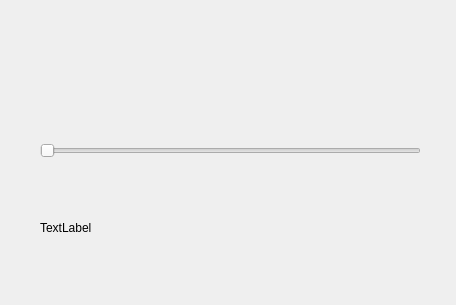
<?xml version="1.0" encoding="UTF-8"?>
<ui version="4.0">
 <class>Widget</class>
 <widget class="QWidget" name="Widget">
  <property name="geometry">
   <rect>
    <x>0</x>
    <y>0</y>
    <width>456</width>
    <height>305</height>
   </rect>
  </property>
  <property name="windowTitle">
   <string>Battery</string>
  </property>
  <widget class="QWidget" name="">
   <property name="geometry">
    <rect>
     <x>40</x>
     <y>10</y>
     <width>381</width>
     <height>281</height>
    </rect>
   </property>
   <layout class="QVBoxLayout" name="verticalLayout">
    <item>
     <widget class="Battery" name="battery" native="true"/>
    </item>
    <item>
     <widget class="QSlider" name="horizontalSlider">
      <property name="maximum">
       <number>100</number>
      </property>
      <property name="orientation">
       <enum>Qt::Horizontal</enum>
      </property>
     </widget>
    </item>
    <item>
     <widget class="QLabel" name="label">
      <property name="text">
       <string>TextLabel</string>
      </property>
     </widget>
    </item>
   </layout>
  </widget>
 </widget>
 <customwidgets>
  <customwidget>
   <class>Battery</class>
   <extends>QWidget</extends>
   <header location="global">battery.h</header>
   <container>1</container>
  </customwidget>
 </customwidgets>
 <resources/>
 <connections/>
</ui>
